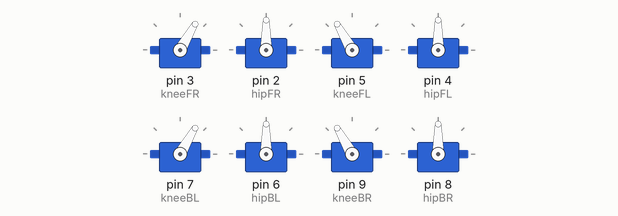
This sketch was run on a simulated Arduino Uno, built with avr-gcc and run on an emulated ATmega328P. Parts: 8 × servo.

Above: at 2.05 s.
At 2.4 s:
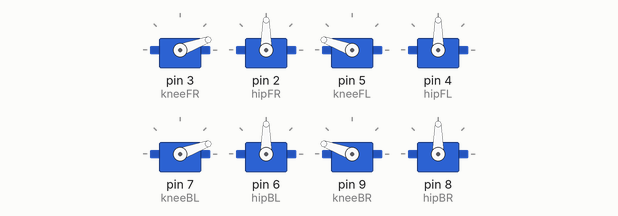
Timing chart, 0 to 5.0 s (numbered marks = the images above):
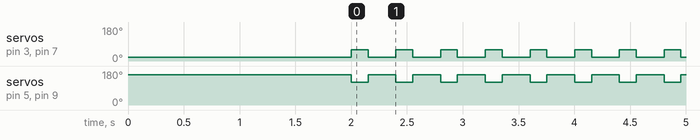

The sketch:

jump.ino
```cpp
#include <Servo.h>

// -------- Pin mapping --------
Servo kneeFR, hipFR;  // D3, D2
Servo kneeFL, hipFL;  // D5, D4
Servo kneeBL, hipBL;  // D7, D6
Servo kneeBR, hipBR;  // D9, D8

// -------- Neutral Angles --------
const int KNEE_FL_NEUTRAL = 160;
const int KNEE_FR_NEUTRAL = 20;
const int KNEE_BL_NEUTRAL = 20;
const int KNEE_BR_NEUTRAL = 160;

const int HIP_NEUTRAL = 90;

// Jump bend amount
const int KNEE_BEND = 40;   // how much to bend for crouch

void setup() {
  // Attach pins
  kneeFR.attach(3); hipFR.attach(2);
  kneeFL.attach(5); hipFL.attach(4);
  kneeBL.attach(7); hipBL.attach(6);
  kneeBR.attach(9); hipBR.attach(8);

  // Neutral hip position
  hipFL.write(HIP_NEUTRAL);
  hipFR.write(HIP_NEUTRAL);
  hipBL.write(HIP_NEUTRAL);
  hipBR.write(HIP_NEUTRAL);

  // Start in neutral standing
  kneeFL.write(KNEE_FL_NEUTRAL);
  kneeFR.write(KNEE_FR_NEUTRAL);
  kneeBL.write(KNEE_BL_NEUTRAL);
  kneeBR.write(KNEE_BR_NEUTRAL);

  delay(2000); // wait before continuous jumping
}

void loop() {
  // ----- Step 1: Crouch -----
  kneeFL.write(KNEE_FL_NEUTRAL - KNEE_BEND);
  kneeFR.write(KNEE_FR_NEUTRAL + KNEE_BEND);
  kneeBL.write(KNEE_BL_NEUTRAL + KNEE_BEND);
  kneeBR.write(KNEE_BR_NEUTRAL - KNEE_BEND);
  delay(150); // short crouch

  // ----- Step 2: Jump (extend fast) -----
  kneeFL.write(KNEE_FL_NEUTRAL);
  kneeFR.write(KNEE_FR_NEUTRAL);
  kneeBL.write(KNEE_BL_NEUTRAL);
  kneeBR.write(KNEE_BR_NEUTRAL);
  delay(150); // quick push

  // ----- Step 3: Small pause before next jump -----
  delay(100);
}
```

Measured:
- by itself, servo on pin 3 (kneeFR), servo on pin 7 (kneeBL): alternates 60° for 0.15 s and 20° for 0.25 s
- by itself, servo on pin 5 (kneeFL), servo on pin 9 (kneeBR): alternates 160° for 0.25 s and 120° for 0.15 s
